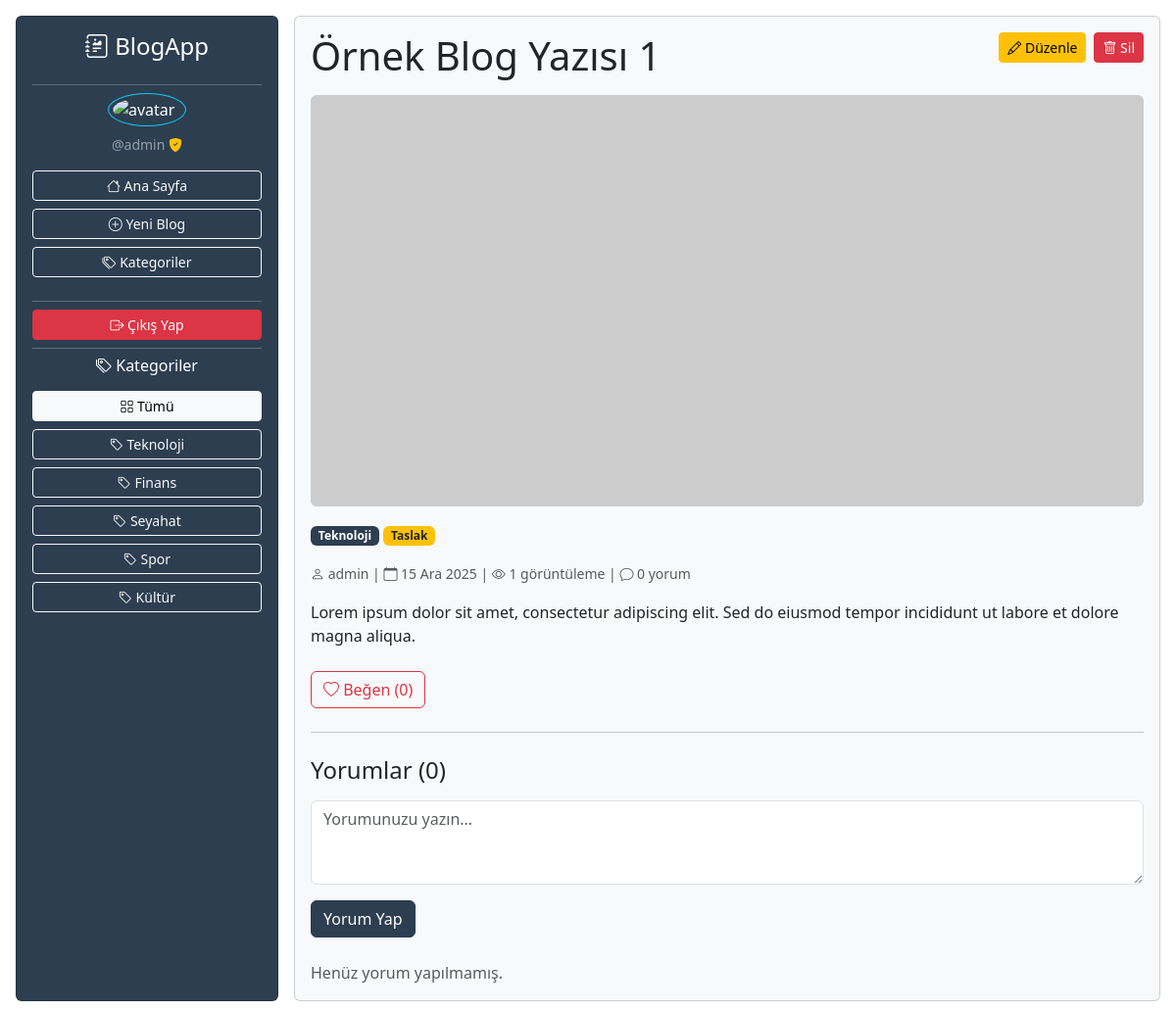
Page /blog/ornek-blog-yazs-1/ (signed in) on the committed database.
### blog/models.py (models this page shows, shortened)
class Category(models.Model):
    name = models.CharField(max_length=100, unique=True, verbose_name="Kategori Adı")
    class Meta:
        verbose_name = "Kategoriler"

class Blog(models.Model):
    title = models.CharField(max_length=100, unique=True, verbose_name="Başlık")
    content = models.TextField(verbose_name="İçerik")
    image = models.CharField(max_length=255, verbose_name="Görsel")
    category = models.ForeignKey(
        Category,
        on_delete=models.CASCADE,
        verbose_name="Kategori",
    )
    publish_date = models.DateTimeField(auto_now=True, verbose_name="Yayın Tarihi")
    user = models.ForeignKey(
        User,
        on_delete=models.SET_NULL,
        null=True,
        verbose_name="Yazar",
    )
    status = models.CharField(max_length=3, choices=(('d', 'Taslak'), ('p', 'Yayınlandı')), default='d', verbose_name="Yayınlanma Durumu")
    slug = models.SlugField(null=True, unique=True, blank=True)
    def get_comment_count(self):
        return self.comments.count()
    def get_like_count(self):
        return self.likes.filter(likes=True).count()
    def get_view_count(self):
        return self.views.count()
    class Meta:
        verbose_name = "Bloglar"

### blog/views.py (the view)
# urls.py: path('blog/<slug:slug>/', blog_detail, name='blog_detail'),
def blog_detail(request, slug):
    blog = get_object_or_404(Blog, slug=slug)
    if blog.status == 'd':
        if not request.user.is_authenticated or (request.user != blog.user and not request.user.is_staff):
            messages.error(request, 'Bu blog henüz yayınlanmamış.')
            return redirect('home')
    if request.user.is_authenticated:
        PostViews.objects.get_or_create(
            user=request.user,
            blog=blog,
            defaults={'post_views': True}
        )
    comments = blog.comments.all()
    user_liked = False
    if request.user.is_authenticated:
        user_liked = Likes.objects.filter(user=request.user, blog=blog, likes=True).exists()
    return render(request, 'blog_detail.html', {
        'blog': blog,
        'comments': comments,
        'user_liked': user_liked,
    })

### blog/context_processors.py (called while the page is built)
def global_context(request):
    selected_category = request.GET.get('category')
    return {
        'categories': Category.objects.all(),
        'selected_category': selected_category,
    }

### blog/templates/blog_detail.html (shortened to what this page needs)
{% extends 'base.html' %}
{% block content %}
<div class="mb-4">
  <div class="d-flex justify-content-between align-items-start mb-3">
    <h1 class="mb-0">{{ blog.title }}</h1>
    {% if user.is_authenticated and user == blog.user or user.is_staff %}
      <div class="d-flex gap-2">
        <a href="{% url 'blog_update' blog.slug %}" class="btn btn-warning btn-sm">
          <i class="bi bi-pencil"></i> Düzenle
        </a>
        <a href="{% url 'blog_delete' blog.slug %}" class="btn btn-danger btn-sm">
          <i class="bi bi-trash"></i> Sil
        </a>
      </div>
    {% endif %}
  </div>
  <div class="mb-3">
    <img
      src="{{ blog.image }}"
      class="img-fluid rounded w-100"
      alt="{{ blog.title }}"
      style="max-height: 420px; object-fit: cover;"
    >
  </div>
  <div class="mb-3">
    <span class="badge bg-primary">{{ blog.category.name }}</span>
    {% if user.is_staff %}
      {% if blog.status == 'p' %}
        <span class="badge bg-success">{{ blog.get_status_display }}</span>
      {% else %}
        <span class="badge bg-warning text-dark">{{ blog.get_status_display }}</span>
      {% endif %}
    {% endif %}
  </div>
  <div class="text-muted mb-3">
    <small>
      <i class="bi bi-person"></i> {{ blog.user.username }} |
      <i class="bi bi-calendar"></i> {{ blog.publish_date|date:"d M Y" }} |
      <i class="bi bi-eye"></i> {{ blog.get_view_count }} görüntüleme |
      <i class="bi bi-chat"></i> {{ blog.get_comment_count }} yorum
    </small>
  </div>
  <div class="mb-4">
    {{ blog.content|linebreaks }}
  </div>
  {% if user.is_authenticated %}
    <div class="mb-4">
      <a href="{% url 'like_toggle' blog.slug %}" class="btn btn-outline-danger">
        {% if user_liked %}
          <i class="bi bi-heartbreak"></i> Beğenmekten Vazgeç ({{ blog.get_like_count }})
        {% else %}
          <i class="bi bi-heart"></i> Beğen ({{ blog.get_like_count }})
        {% endif %}
      </a>
    </div>
  {% endif %}
</div>
<hr class="my-4">
<div>
  <h4 class="mb-3">Yorumlar ({{ comments.count }})</h4>
  {% if user.is_authenticated %}
    <form method="post" action="{% url 'comment_create' blog.slug %}" class="mb-4">
      <div class="mb-3">
        <textarea name="content" class="form-control" rows="3" placeholder="Yorumunuzu yazın..." required></textarea>
      </div>
      <button type="submit" class="btn btn-primary">Yorum Yap</button>
    </form>
  {% else %}
    <p class="text-muted">Yorum yapmak için giriş yapmalısınız.</p>
  {% endif %}
  <div class="list-group">
    {% for comment in comments %}
      <div class="list-group-item">
        <div class="d-flex justify-content-between align-items-start gap-3">
          <div>
            <div class="fw-semibold">
              <i class="bi bi-person-circle"></i> {{ comment.user.username }}
              <small class="text-muted">- {{ comment.time_stamp|date:"d M Y H:i" }}</small>
            </div>
            <div>{{ comment.content }}</div>
          </div>
          <div class="d-flex gap-2">
            {% if user == comment.user %}
              <a href="{% url 'comment_update' comment.pk %}" class="btn btn-outline-secondary btn-sm">
                <i class="bi bi-pencil"></i>
              </a>
            {% endif %}
            {% if user == comment.user or user.is_staff %}
              <form method="post" action="{% url 'comment_delete' comment.pk %}">
                {% csrf_token %}
                <button type="submit" class="btn btn-outline-danger btn-sm">
                  <i class="bi bi-trash"></i>
                </button>
              </form>
            {% endif %}
          </div>
        </div>
      </div>
    {% empty %}
      <div class="text-muted">Henüz yorum yapılmamış.</div>
    {% endfor %}
  </div>
</div>
{% endblock %}

### blog/templates/navbar.html (shortened to what this page needs)
<div
  class="sidebar-desktop d-none d-lg-block col-lg-3 p-3 vh-100 position-fixed overflow-auto"
  style="top: 0; left: 0; margin: 0 !important;"
>
  <div class="card h-100 w-100 text-white" style="background-color: #2c3e50;">
    <div class="d-flex flex-column card-body p-3">
      <div class="text-center mb-3">
        <h4 class="mb-0">
          <i class="bi bi-journal-richtext"></i> BlogApp
        </h4>
      </div>
      <hr class="my-2">
      {% if request.user.is_authenticated %}
        <div class="d-flex flex-column justify-content-center align-items-center mb-3">
          <img
            style="border-radius: 50%; width: 80px;"
            class="border border-info p-1"
            alt="avatar"
            src="https://static.vecteezy.com/system/resources/thumbnails/009/292/244/small/default-avatar-icon-of-social-media-user-vector.jpg"
          >
          <small class="text-center text-white-50">
            @{{request.user.username}}
            {% if request.user.is_staff or request.user.is_superuser %}
              <i class="bi bi-shield-fill-check text-warning" title="Yönetici"></i>
            {% endif %}
          </small>
        </div>
        <div class="d-grid gap-2 mb-3">
          <a href="{% url 'home' %}" class="btn btn-outline-light btn-sm">
            <i class="bi bi-house"></i> Ana Sayfa
          </a>
          {% if request.user.is_staff %}
            <a href="{% url 'blog_create' %}" class="btn btn-outline-light btn-sm">
              <i class="bi bi-plus-circle"></i> Yeni Blog
            </a>
          {% endif %}
          {% if request.user.is_staff %}
            <a href="{% url 'category_list' %}" class="btn btn-outline-light btn-sm">
              <i class="bi bi-tags"></i> Kategoriler
            </a>
          {% endif %}
        </div>
        <hr class="my-2">
        <a href="{% url 'logout' %}" class="btn btn-danger btn-sm">
          <i class="bi bi-box-arrow-right"></i> Çıkış Yap
        </a>
      {% endif %}
      <hr class="my-2">
      <div class="mb-2">
        <h6 class="text-center">
          <i class="bi bi-tags"></i> Kategoriler
        </h6>
      </div>
      <div class="d-flex flex-column gap-2">
        <a href="{% url 'home' %}" class="btn btn-outline-light btn-sm {% if not selected_category %}active{% endif %}">
          <i class="bi bi-grid"></i> Tümü
        </a>
        {% for category in categories %}
          <a href="{% url 'home' %}?category={{ category.id }}" class="btn btn-outline-light btn-sm {% if selected_category == category.id|stringformat:'s' %}active{% endif %}">
            <i class="bi bi-tag"></i> {{category.name}}
          </a>
        {% empty %}
          <small class="text-white-50 text-center">Kategori yok</small>
        {% endfor %}
      </div>
    </div>
  </div>
</div>

### blog/templates/base.html (style rules this page uses)
:root { --bs-primary: #2c3e50; --bs-primary-rgb: 44, 62, 80; --bs-link-color: #2c3e50; --bs-link-hover-color: #1f2c3a; }
.btn-primary { --bs-btn-bg: #2c3e50; --bs-btn-border-color: #2c3e50; --bs-btn-hover-bg: #1f2c3a; --bs-btn-hover-border-color: #1f2c3a; --bs-btn-active-bg: #16202b; --bs-btn-active-border-color: #16202b; }

### blog/templates/navbar.html (style rules this page uses)
@media (min-width: 992px) { .sidebar-desktop { width: 25%; } }

### rows in the picture
Category: name "Teknoloji"
Category: name "Finans"
Category: name "Seyahat"
Category: name "Spor"
Category: name "Kültür"
Blog: title "Örnek Blog Yazısı 1", category.name "Teknoloji", status "Taslak", user.username "admin", publish_date "15 Ara 2025", get_view_count "1", get_comment_count "0", content "Lorem ipsum dolor sit amet, consectetur adipiscing elit. Sed do eiusmod tempor incididunt ut labore et dolore magna aliqua.", get_like_count "0", count "0"

### other values in the picture
{{ request.user.username }} "admin"
